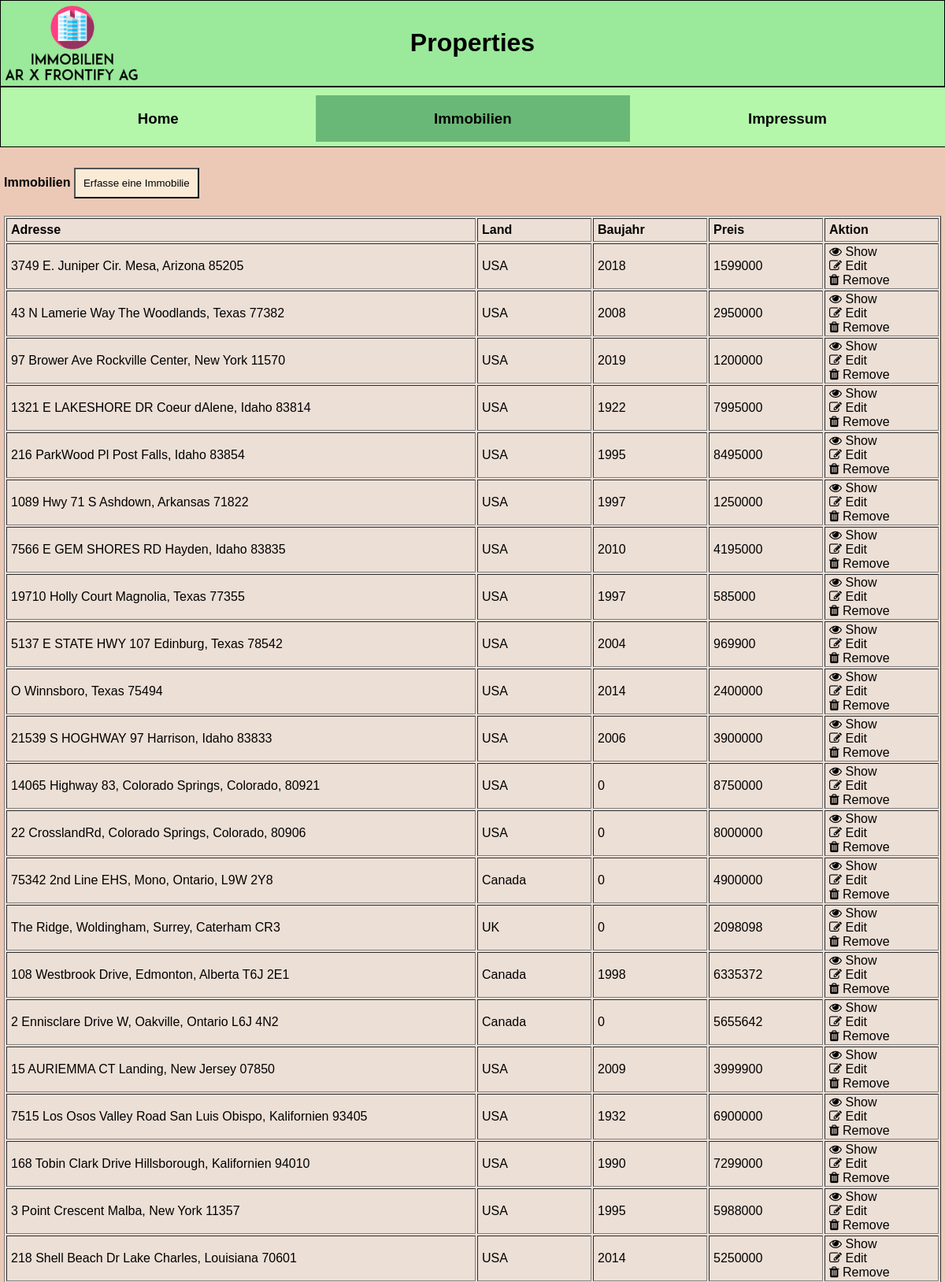
Screenshot of /properties (upper part) with the database file from the repository.
### tables this page shows
CREATE TABLE `immobilien` (
  `id` int(32) NOT NULL,
  `Land` int(32) NOT NULL,
  `Ort` varchar(512) NOT NULL,
  `Preis` int(64) NOT NULL,
  `Baujahr` int(32) NOT NULL,
  `lat` double DEFAULT NULL,
  `lng` double DEFAULT NULL
);

CREATE TABLE `land` (
  `LandID` int(32) NOT NULL,
  `Landname` varchar(128) NOT NULL
);

### model/Property.php (called while the page is built, shortened)
<?php
class Property
{
    private $adresse;
    private $land;
    private $preis;
    private $baujahr;
    private $id;
    function setAdresse($newAdresse)
    {
        $this->adresse = $newAdresse;
    }
    public function getAdresse()
    {
        return $this->adresse;
    }
    function setLand($newLand)
    {
        $this->land = $newLand;
    }
    function getLand()
    {
        return $this->land;
    }
    function setPreis($newPreis)
    {
        $this->preis = $newPreis;
    }
    function getPreis()
    {
        return $this->preis;
    }
    function setBaujahr($newBaujahr)
    {
        $this->baujahr = $newBaujahr;
    }
    function getBaujahr()
    {
        return $this->baujahr;
    }
    function getId()
    {
        return $this->id;
    }
    function setId($id)
    {
        $this->id = $id;
    }
    public static function getAll()
    {
        global $conn;
        $sql = "SELECT `immobilien`.`id`, `immobilien`.`Ort`, `immobilien`.`Preis`, `immobilien`.`Baujahr`, `land`.`Landname`
            FROM `immobilien`
            LEFT JOIN `land` ON `immobilien`.`Land` = `land`.`LandID`";
        $result = $conn->query($sql);
        $results = [];
        while ($row = $result->fetch_assoc())
        {
            $object = new Property();
            $object->setAdresse($row['Ort']);
            $object->setBaujahr($row['Baujahr']);
            $object->setPreis($row['Preis']);
            $object->setLand($row['Landname']);
            $object->setId($row['id']);
            array_push($results, $object);
        }
        return $results;
    }
}
?>

### property/propertytable.php (the view)
<?php
include("model/Property.php");
$results = Property::getAll();
$resultsCount = count($results);
if ($resultsCount > 0) {
    echo "
    <table border=1>
        <tr>
            <th class=p1>Adresse</th>
            <th class=p2>Land</th>
            <th class=p3>Baujahr</th>
            <th class=p4>Preis</th>
            <th class=p5>Aktion</th>
        </tr>";
    foreach ($results as $property) {
        echo "
        <tr>
            <td class=p1>
                <a href='properties/show/{$property->getId()}'>
                    {$property->getAdresse()}
                </a>
            </td>
        <td class=p2 class=lang>
            {$property->getLand()}
        </td>
        <td class=p3 class=lang>
            {$property->getBaujahr()}
        </td>
        <td class=p4 class=lang>
            {$property->getPreis()}
        </td>
        <td class=p5 class=lang>
            <a href=properties/show/{$property->getId()}>
                <i class='fa fa-eye'></i> Show<br>
            </a>
            <a href=properties/edit/{$property->getId()}>
                <i class='fa fa-edit'></i> Edit<br>
            </a>
            <a href=properties/remove/{$property->getId()}>
                <i class='fa fa-trash'></i> Remove
            </a>
        </td>
    </tr>";
    }
        echo "</table>";
    } else {
        echo "0 results";
    }
?>

### layout/head.php (shortened to what this page needs)
<html lang="en">
<head>
    <link rel="stylesheet" type="text/css" href="/css/style.css">
    <link rel="stylesheet" href="https://cdnjs.cloudflare.com/ajax/libs/font-awesome/4.7.0/css/font-awesome.min.css">
</head>

### index.php (shortened to what this page needs)
<?php
    include("layout/head.php");
    $url = $_SERVER['REQUEST_URI'];
    $url_parts = explode('/', $url);
    $view = $url_parts[1];
    $function = array_key_exists('2', $url_parts) ? $url_parts[2] : '';
    switch ($view):
        case 'properties':
            switch ($function) {
                case '':
                    $pageTitle = 'Properties';
                    $navigation = 'properties';
                    $view = 'properties.php';
                    break;
            };
            break;
    endswitch;
?>
<body>
    <header>
        <a href="/">
            <img src="/img/logo.png" alt="Logo" class="logo">
        </a>
        <h1 style="margin-top: 34.8;"><?php echo $pageTitle; ?></h1>
    </header>
    <nav>
        <dl>
        <a href="/home">
            <li <?php if($navigation == 'home'){?>class="active"<?php } ?>>
                <h3>Home</h3>
            </li>
        </a>
        <a href="/properties">
            <li <?php if($navigation == 'properties'){?>class="active"<?php } ?>>
                <h3>Immobilien</h3>
            </li>
        </a>
        <a href="/impressum">
            <li <?php if($navigation == 'impressum'){?>class="active"<?php } ?>>
                <h3>Impressum</h3>
            </li>
        </a>
        </dl>
    </nav>
    <main>
        <?php include($view);?>
    </main>
</body>

### properties.php
<article>
    <h4>Immobilien  <a href="properties/creat"><button type="button">Erfasse eine Immobilie</button></a></h4>
    <?php
        include("property/propertytable.php");
    ?>
</article>

### css/style.css (style rules this page uses)
header, footer, nav, main, html { text-align:center; }
header, footer, nav { border: 1px solid black; }
header { height: 108px; }
.logo { position: absolute; left: 4; top: 4; height: 100px; }
article { margin: 5px; padding: 5px; }
li { float: left; }
nav a { display: block; }
nav li { list-style-type: none; color: black; width: 33.33%; text-align: center; }
header, footer { background-color: rgb(155, 233, 155); }
table { width: 100%; }
body { font-family: Verdana, Arial; margin: 0; height: 100%; }
th { text-align: left; padding: 5px; }
td { height: 20px; }
main { background-color: rgb(236, 201, 182); min-height: 100%; text-align: left; }
article { margin: 0; }
h1, h2, h3, h4, a { color: black; text-decoration: none; }
table { background-color: rgb(236, 223, 214); color: black; }
nav dl { margin-top: 10px; }
.active { background-color: rgb(106, 184, 119); }
td, th { width: 100px; white-space: nowrap; overflow: hidden; text-overflow: ellipsis; padding-left: 5px; }
nav { height: 75px; width: 99.9%; background-color: rgb(180, 247, 171); }
button { padding: 10px; background-color: antiquewhite; }
td, th { white-space: nowrap; overflow: hidden; text-overflow: ellipsis; }

### rows the page displays
immobilien: Ort "3749 E. Juniper Cir. Mesa, Arizona 85205", Land.Landname "USA", Baujahr "2018", Preis "1599000"
immobilien: Ort "43 N Lamerie Way The Woodlands, Texas 77382", Land.Landname "USA", Baujahr "2008", Preis "2950000"
immobilien: Ort "97 Brower Ave Rockville Center, New York 11570", Land.Landname "USA", Baujahr "2019", Preis "1200000"
immobilien: Ort "1321 E LAKESHORE DR Coeur dAlene, Idaho 83814", Land.Landname "USA", Baujahr "1922", Preis "7995000"
immobilien: Ort "216 ParkWood Pl Post Falls, Idaho 83854", Land.Landname "USA", Baujahr "1995", Preis "8495000"
immobilien: Ort "1089 Hwy 71 S Ashdown, Arkansas 71822", Land.Landname "USA", Baujahr "1997", Preis "1250000"
immobilien: Ort "7566 E GEM SHORES RD Hayden, Idaho 83835", Land.Landname "USA", Baujahr "2010", Preis "4195000"
immobilien: Ort "19710 Holly Court Magnolia, Texas 77355", Land.Landname "USA", Baujahr "1997", Preis "585000"
immobilien: Ort "5137 E STATE HWY 107 Edinburg, Texas 78542", Land.Landname "USA", Baujahr "2004", Preis "969900"
immobilien: Ort "O Winnsboro, Texas 75494", Land.Landname "USA", Baujahr "2014", Preis "2400000"
immobilien: Ort "21539 S HOGHWAY 97 Harrison, Idaho 83833", Land.Landname "USA", Baujahr "2006", Preis "3900000"
immobilien: Ort "14065 Highway 83, Colorado Springs, Colorado, 80921", Land.Landname "USA", Baujahr "0", Preis "8750000"
immobilien: Ort "22 CrosslandRd, Colorado Springs, Colorado, 80906", Land.Landname "USA", Baujahr "0", Preis "8000000"
immobilien: Ort "75342 2nd Line EHS, Mono, Ontario, L9W 2Y8", Land.Landname "Canada", Baujahr "0", Preis "4900000"
immobilien: Ort "The Ridge, Woldingham, Surrey, Caterham CR3", Land.Landname "UK", Baujahr "0", Preis "2098098"
immobilien: Ort "108 Westbrook Drive, Edmonton, Alberta T6J 2E1", Land.Landname "Canada", Baujahr "1998", Preis "6335372"
immobilien: Ort "2 Ennisclare Drive W, Oakville, Ontario L6J 4N2", Land.Landname "Canada", Baujahr "0", Preis "5655642"
immobilien: Ort "15 AURIEMMA CT Landing, New Jersey 07850", Land.Landname "USA", Baujahr "2009", Preis "3999900"
immobilien: Ort "7515 Los Osos Valley Road San Luis Obispo, Kalifornien 93405", Land.Landname "USA", Baujahr "1932", Preis "6900000"
immobilien: Ort "168 Tobin Clark Drive Hillsborough, Kalifornien 94010", Land.Landname "USA", Baujahr "1990", Preis "7299000"
immobilien: Ort "3 Point Crescent Malba, New York 11357", Land.Landname "USA", Baujahr "1995", Preis "5988000"
immobilien: Ort "218 Shell Beach Dr Lake Charles, Louisiana 70601", Land.Landname "USA", Baujahr "2014", Preis "5250000"

### other values shown
$pageTitle "Properties"
